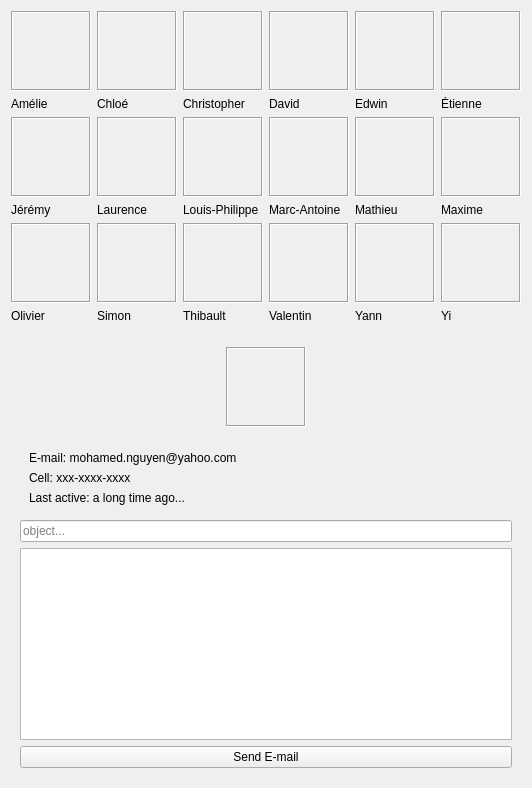
           <widget class="QWidget" name="peopleTab">
            <attribute name="title">
             <string>People</string>
            </attribute>
            <layout class="QVBoxLayout" name="verticalLayout_10">
             <item>
              <widget class="QFrame" name="profilPicFrame">
               <property name="frameShape">
                <enum>QFrame::NoFrame</enum>
               </property>
               <property name="frameShadow">
                <enum>QFrame::Raised</enum>
               </property>
               <layout class="QVBoxLayout" name="verticalLayout_35">
                <property name="margin">
                 <number>0</number>
                </property>
                <item>
                 <widget class="QFrame" name="profilPicFirstRowFrame">
                  <property name="frameShape">
                   <enum>QFrame::NoFrame</enum>
                  </property>
                  <property name="frameShadow">
                   <enum>QFrame::Raised</enum>
                  </property>
                  <layout class="QGridLayout" name="gridLayout_7">
                   <property name="margin">
                    <number>0</number>
                   </property>
                   <item row="0" column="0">
                    <widget class="profilPicLabel" name="profilePicLbl_01">
                     <property name="minimumSize">
                      <size>
                       <width>80</width>
                       <height>80</height>
                      </size>
                     </property>
                     <property name="maximumSize">
                      <size>
                       <width>80</width>
                       <height>80</height>
                      </size>
                     </property>
                     <property name="frameShape">
                      <enum>QFrame::Box</enum>
                     </property>
                     <property name="frameShadow">
                      <enum>QFrame::Sunken</enum>
                     </property>
                     <property name="text">
                      <string/>
                     </property>
                    </widget>
                   </item>
                   <item row="0" column="2">
                    <widget class="profilPicLabel" name="profilePicLbl_03">
                     <property name="minimumSize">
                      <size>
                       <width>80</width>
                       <height>80</height>
                      </size>
                     </property>
                     <property name="maximumSize">
                      <size>
                       <width>80</width>
                       <height>80</height>
                      </size>
                     </property>
                     <property name="frameShape">
                      <enum>QFrame::Box</enum>
                     </property>
                     <property name="frameShadow">
                      <enum>QFrame::Sunken</enum>
                     </property>
                     <property name="text">
                      <string/>
                     </property>
                    </widget>
                   </item>
                   <item row="0" column="1">
                    <widget class="profilPicLabel" name="profilePicLbl_02">
                     <property name="minimumSize">
                      <size>
                       <width>80</width>
                       <height>80</height>
                      </size>
                     </property>
                     <property name="maximumSize">
                      <size>
                       <width>80</width>
                       <height>80</height>
                      </size>
                     </property>
                     <property name="frameShape">
                      <enum>QFrame::Box</enum>
                     </property>
                     <property name="frameShadow">
                      <enum>QFrame::Sunken</enum>
                     </property>
                     <property name="text">
                      <string/>
                     </property>
                    </widget>
                   </item>
                   <item row="0" column="4">
                    <widget class="profilPicLabel" name="profilePicLbl_05">
                     <property name="minimumSize">
                      <size>
                       <width>80</width>
                       <height>80</height>
                      </size>
                     </property>
                     <property name="maximumSize">
                      <size>
                       <width>80</width>
                       <height>80</height>
                      </size>
                     </property>
                     <property name="frameShape">
                      <enum>QFrame::Box</enum>
                     </property>
                     <property name="frameShadow">
                      <enum>QFrame::Sunken</enum>
                     </property>
                     <property name="text">
                      <string/>
                     </property>
                    </widget>
                   </item>
                   <item row="0" column="3">
                    <widget class="profilPicLabel" name="profilePicLbl_04">
                     <property name="minimumSize">
                      <size>
                       <width>80</width>
                       <height>80</height>
                      </size>
                     </property>
                     <property name="maximumSize">
                      <size>
                       <width>80</width>
                       <height>80</height>
                      </size>
                     </property>
                     <property name="frameShape">
                      <enum>QFrame::Box</enum>
                     </property>
                     <property name="frameShadow">
                      <enum>QFrame::Sunken</enum>
                     </property>
                     <property name="text">
                      <string/>
                     </property>
                    </widget>
                   </item>
                   <item row="0" column="5">
                    <widget class="profilPicLabel" name="profilePicLbl_06">
                     <property name="minimumSize">
                      <size>
                       <width>80</width>
                       <height>80</height>
                      </size>
                     </property>
                     <property name="maximumSize">
                      <size>
                       <width>80</width>
                       <height>80</height>
                      </size>
                     </property>
                     <property name="frameShape">
                      <enum>QFrame::Box</enum>
                     </property>
                     <property name="frameShadow">
                      <enum>QFrame::Sunken</enum>
                     </property>
                     <property name="text">
                      <string/>
                     </property>
                    </widget>
                   </item>
                   <item row="1" column="0">
                    <widget class="QLabel" name="label">
                     <property name="text">
                      <string>Amélie</string>
                     </property>
                    </widget>
                   </item>
                   <item row="1" column="1">
                    <widget class="QLabel" name="label_2">
                     <property name="text">
                      <string>Chloé</string>
                     </property>
                    </widget>
                   </item>
                   <item row="1" column="2">
                    <widget class="QLabel" name="label_3">
                     <property name="text">
                      <string>Christopher</string>
                     </property>
                    </widget>
                   </item>
                   <item row="1" column="3">
                    <widget class="QLabel" name="label_4">
                     <property name="text">
                      <string>David</string>
                     </property>
                    </widget>
                   </item>
                   <item row="1" column="4">
                    <widget class="QLabel" name="label_5">
                     <property name="text">
                      <string>Edwin</string>
                     </property>
                    </widget>
                   </item>
                   <item row="1" column="5">
                    <widget class="QLabel" name="label_6">
                     <property name="text">
                      <string>Étienne</string>
                     </property>
                    </widget>
                   </item>
                  </layout>
                 </widget>
                </item>
                <item>
                 <widget class="QFrame" name="profilPicSecondRowFrame">
                  <property name="frameShape">
                   <enum>QFrame::NoFrame</enum>
                  </property>
                  <property name="frameShadow">
                   <enum>QFrame::Raised</enum>
                  </property>
                  <layout class="QGridLayout" name="gridLayout_8">
                   <property name="margin">
                    <number>0</number>
                   </property>
                   <item row="0" column="2">
                    <widget class="profilPicLabel" name="profilePicLbl_09">
                     <property name="minimumSize">
                      <size>
                       <width>80</width>
                       <height>80</height>
                      </size>
                     </property>
                     <property name="maximumSize">
                      <size>
                       <width>80</width>
                       <height>80</height>
                      </size>
                     </property>
                     <property name="frameShape">
                      <enum>QFrame::Box</enum>
                     </property>
                     <property name="frameShadow">
                      <enum>QFrame::Sunken</enum>
                     </property>
                     <property name="text">
                      <string/>
                     </property>
                    </widget>
                   </item>
                   <item row="0" column="0">
                    <widget class="profilPicLabel" name="profilePicLbl_07">
                     <property name="minimumSize">
                      <size>
                       <width>80</width>
                       <height>80</height>
                      </size>
                     </property>
                     <property name="maximumSize">
                      <size>
                       <width>80</width>
                       <height>80</height>
                      </size>
                     </property>
                     <property name="frameShape">
                      <enum>QFrame::Box</enum>
                     </property>
                     <property name="frameShadow">
                      <enum>QFrame::Sunken</enum>
                     </property>
                     <property name="text">
                      <string/>
                     </property>
                    </widget>
                   </item>
                   <item row="0" column="1">
                    <widget class="profilPicLabel" name="profilePicLbl_08">
                     <property name="minimumSize">
                      <size>
                       <width>80</width>
                       <height>80</height>
                      </size>
                     </property>
                     <property name="maximumSize">
                      <size>
                       <width>80</width>
                       <height>80</height>
                      </size>
                     </property>
                     <property name="frameShape">
                      <enum>QFrame::Box</enum>
                     </property>
                     <property name="frameShadow">
                      <enum>QFrame::Sunken</enum>
                     </property>
                     <property name="text">
                      <string/>
                     </property>
                    </widget>
                   </item>
                   <item row="0" column="3">
                    <widget class="profilPicLabel" name="profilePicLbl_10">
                     <property name="minimumSize">
                      <size>
                       <width>80</width>
                       <height>80</height>
                      </size>
                     </property>
                     <property name="maximumSize">
                      <size>
                       <width>80</width>
                       <height>80</height>
                      </size>
                     </property>
                     <property name="frameShape">
                      <enum>QFrame::Box</enum>
                     </property>
                     <property name="frameShadow">
                      <enum>QFrame::Sunken</enum>
                     </property>
                     <property name="text">
                      <string/>
                     </property>
                    </widget>
                   </item>
                   <item row="0" column="4">
                    <widget class="profilPicLabel" name="profilePicLbl_11">
                     <property name="minimumSize">
                      <size>
                       <width>80</width>
                       <height>80</height>
                      </size>
                     </property>
                     <property name="maximumSize">
                      <size>
                       <width>80</width>
                       <height>80</height>
                      </size>
                     </property>
                     <property name="frameShape">
                      <enum>QFrame::Box</enum>
                     </property>
                     <property name="frameShadow">
                      <enum>QFrame::Sunken</enum>
                     </property>
                     <property name="text">
                      <string/>
                     </property>
                    </widget>
                   </item>
                   <item row="0" column="5">
                    <widget class="profilPicLabel" name="profilePicLbl_12">
                     <property name="minimumSize">
                      <size>
                       <width>80</width>
                       <height>80</height>
                      </size>
                     </property>
                     <property name="maximumSize">
                      <size>
                       <width>80</width>
                       <height>80</height>
                      </size>
                     </property>
                     <property name="frameShape">
                      <enum>QFrame::Box</enum>
                     </property>
                     <property name="frameShadow">
                      <enum>QFrame::Sunken</enum>
                     </property>
                     <property name="text">
                      <string/>
                     </property>
                    </widget>
                   </item>
                   <item row="1" column="0">
                    <widget class="QLabel" name="label_7">
                     <property name="text">
                      <string>Jérémy</string>
                     </property>
                    </widget>
                   </item>
                   <item row="1" column="1">
                    <widget class="QLabel" name="label_8">
                     <property name="text">
                      <string>Laurence</string>
                     </property>
                    </widget>
                   </item>
                   <item row="1" column="2">
                    <widget class="QLabel" name="label_9">
                     <property name="text">
                      <string>Louis-Philippe</string>
                     </property>
                    </widget>
                   </item>
                   <item row="1" column="3">
                    <widget class="QLabel" name="label_10">
                     <property name="text">
                      <string>Marc-Antoine</string>
                     </property>
                    </widget>
                   </item>
                   <item row="1" column="4">
                    <widget class="QLabel" name="label_11">
                     <property name="text">
                      <string>Mathieu</string>
                     </property>
                    </widget>
                   </item>
                   <item row="1" column="5">
                    <widget class="QLabel" name="label_12">
                     <property name="text">
                      <string>Maxime</string>
                     </property>
                    </widget>
                   </item>
                  </layout>
                 </widget>
                </item>
                <item>
                 <widget class="QFrame" name="ProfilPicThirdRowFrame">
                  <property name="frameShape">
                   <enum>QFrame::NoFrame</enum>
                  </property>
                  <property name="frameShadow">
                   <enum>QFrame::Raised</enum>
                  </property>
                  <layout class="QGridLayout" name="gridLayout_9">
                   <property name="margin">
                    <number>0</number>
                   </property>
                   <item row="0" column="5">
                    <widget class="profilPicLabel" name="profilePicLbl_18">
                     <property name="minimumSize">
                      <size>
                       <width>80</width>
                       <height>80</height>
                      </size>
                     </property>
                     <property name="maximumSize">
                      <size>
                       <width>80</width>
                       <height>80</height>
                      </size>
                     </property>
                     <property name="frameShape">
                      <enum>QFrame::Box</enum>
                     </property>
                     <property name="frameShadow">
                      <enum>QFrame::Sunken</enum>
                     </property>
                     <property name="text">
                      <string/>
                     </property>
                    </widget>
                   </item>
                   <item row="0" column="4">
                    <widget class="profilPicLabel" name="profilePicLbl_17">
                     <property name="minimumSize">
                      <size>
                       <width>80</width>
                       <height>80</height>
                      </size>
                     </property>
                     <property name="maximumSize">
                      <size>
                       <width>80</width>
                       <height>80</height>
                      </size>
                     </property>
                     <property name="frameShape">
                      <enum>QFrame::Box</enum>
                     </property>
                     <property name="frameShadow">
                      <enum>QFrame::Sunken</enum>
                     </property>
                     <property name="text">
                      <string/>
                     </property>
                    </widget>
                   </item>
                   <item row="0" column="0">
                    <widget class="profilPicLabel" name="profilePicLbl_13">
                     <property name="minimumSize">
                      <size>
                       <width>80</width>
                       <height>80</height>
                      </size>
                     </property>
                     <property name="maximumSize">
                      <size>
                       <width>80</width>
                       <height>80</height>
                      </size>
                     </property>
                     <property name="frameShape">
                      <enum>QFrame::Box</enum>
                     </property>
                     <property name="frameShadow">
                      <enum>QFrame::Sunken</enum>
                     </property>
                     <property name="text">
                      <string/>
                     </property>
                    </widget>
                   </item>
                   <item row="0" column="3">
                    <widget class="profilPicLabel" name="profilePicLbl_16">
                     <property name="minimumSize">
                      <size>
                       <width>80</width>
                       <height>80</height>
                      </size>
                     </property>
                     <property name="maximumSize">
                      <size>
                       <width>80</width>
                       <height>80</height>
                      </size>
                     </property>
                     <property name="frameShape">
                      <enum>QFrame::Box</enum>
                     </property>
                     <property name="frameShadow">
                      <enum>QFrame::Sunken</enum>
                     </property>
                     <property name="text">
                      <string/>
                     </property>
                    </widget>
                   </item>
                   <item row="0" column="2">
                    <widget class="profilPicLabel" name="profilePicLbl_15">
                     <property name="minimumSize">
                      <size>
                       <width>80</width>
                       <height>80</height>
                      </size>
                     </property>
                     <property name="maximumSize">
                      <size>
                       <width>80</width>
                       <height>80</height>
                      </size>
                     </property>
                     <property name="frameShape">
                      <enum>QFrame::Box</enum>
                     </property>
                     <property name="frameShadow">
                      <enum>QFrame::Sunken</enum>
                     </property>
                     <property name="text">
                      <string/>
                     </property>
                    </widget>
                   </item>
                   <item row="0" column="1">
                    <widget class="profilPicLabel" name="profilePicLbl_14">
                     <property name="minimumSize">
                      <size>
                       <width>80</width>
                       <height>80</height>
                      </size>
                     </property>
                     <property name="maximumSize">
                      <size>
                       <width>80</width>
                       <height>80</height>
                      </size>
                     </property>
                     <property name="frameShape">
                      <enum>QFrame::Box</enum>
                     </property>
                     <property name="frameShadow">
                      <enum>QFrame::Sunken</enum>
                     </property>
                     <property name="text">
                      <string/>
                     </property>
                    </widget>
                   </item>
                   <item row="1" column="0">
                    <widget class="QLabel" name="label_13">
                     <property name="text">
                      <string>Olivier</string>
                     </property>
                    </widget>
                   </item>
                   <item row="1" column="1">
                    <widget class="QLabel" name="label_14">
                     <property name="text">
                      <string>Simon</string>
                     </property>
                    </widget>
                   </item>
                   <item row="1" column="2">
                    <widget class="QLabel" name="label_15">
                     <property name="text">
                      <string>Thibault</string>
                     </property>
                    </widget>
                   </item>
                   <item row="1" column="3">
                    <widget class="QLabel" name="valentinDelbroucqLbl">
                     <property name="text">
                      <string>Valentin</string>
                     </property>
                    </widget>
                   </item>
                   <item row="1" column="4">
                    <widget class="QLabel" name="yannJobinLbl">
                     <property name="text">
                      <string>Yann</string>
                     </property>
                    </widget>
                   </item>
                   <item row="1" column="5">
                    <widget class="QLabel" name="yiShanLbl">
                     <property name="text">
                      <string>Yi</string>
                     </property>
                    </widget>
                   </item>
                  </layout>
                 </widget>
                </item>
               </layout>
              </widget>
             </item>
             <item>
              <widget class="QFrame" name="peopleInfoFrame">
               <property name="frameShape">
                <enum>QFrame::NoFrame</enum>
               </property>
               <property name="frameShadow">
                <enum>QFrame::Raised</enum>
               </property>
               <layout class="QVBoxLayout" name="verticalLayout_36">
                <item>
                 <widget class="QFrame" name="peopelInfoPicFrame">
                  <property name="frameShape">
                   <enum>QFrame::NoFrame</enum>
                  </property>
                  <property name="frameShadow">
                   <enum>QFrame::Raised</enum>
                  </property>
                  <layout class="QHBoxLayout" name="horizontalLayout_54">
                   <item>
                    <widget class="QLabel" name="profilPicInfoLbl">
                     <property name="minimumSize">
                      <size>
                       <width>80</width>
                       <height>80</height>
                      </size>
                     </property>
                     <property name="maximumSize">
                      <size>
                       <width>80</width>
                       <height>80</height>
                      </size>
                     </property>
                     <property name="frameShape">
                      <enum>QFrame::Box</enum>
                     </property>
                     <property name="frameShadow">
                      <enum>QFrame::Sunken</enum>
                     </property>
                     <property name="text">
                      <string/>
                     </property>
                    </widget>
                   </item>
                  </layout>
                 </widget>
                </item>
                <item>
                 <widget class="QFrame" name="peopleInfoTextFrae">
                  <property name="frameShape">
                   <enum>QFrame::NoFrame</enum>
                  </property>
                  <property name="frameShadow">
                   <enum>QFrame::Raised</enum>
                  </property>
                  <layout class="QVBoxLayout" name="verticalLayout_37">
                   <item>
                    <widget class="QLabel" name="emailInfoLbl">
                     <property name="text">
                      <string>E-mail: mohamed.nguyen@yahoo.com</string>
                     </property>
                    </widget>
                   </item>
                   <item>
                    <widget class="QLabel" name="cellInfoLbl">
                     <property name="text">
                      <string>Cell: xxx-xxxx-xxxx</string>
                     </property>
                    </widget>
                   </item>
                   <item>
                    <widget class="QLabel" name="lastActiveLbl">
                     <property name="text">
                      <string>Last active: a long time ago...</string>
                     </property>
                    </widget>
                   </item>
                  </layout>
                 </widget>
                </item>
                <item>
                 <widget class="QFrame" name="frame_5">
                  <property name="frameShape">
                   <enum>QFrame::NoFrame</enum>
                  </property>
                  <property name="frameShadow">
                   <enum>QFrame::Raised</enum>
                  </property>
                  <layout class="QVBoxLayout" name="verticalLayout_38">
                   <property name="margin">
                    <number>0</number>
                   </property>
                   <item>
                    <widget class="QLineEdit" name="emailObjectLineEdit">
                     <property name="placeholderText">
                      <string>object...</string>
                     </property>
                    </widget>
                   </item>
                   <item>
                    <widget class="QTextEdit" name="emailMessageTextEdit"/>
                   </item>
                   <item>
                    <widget class="QPushButton" name="sendEmailBtn">
                     <property name="text">
                      <string>Send E-mail</string>
                     </property>
                    </widget>
                   </item>
                  </layout>
                 </widget>
                </item>
               </layout>
              </widget>
             </item>
            </layout>
           </widget>
